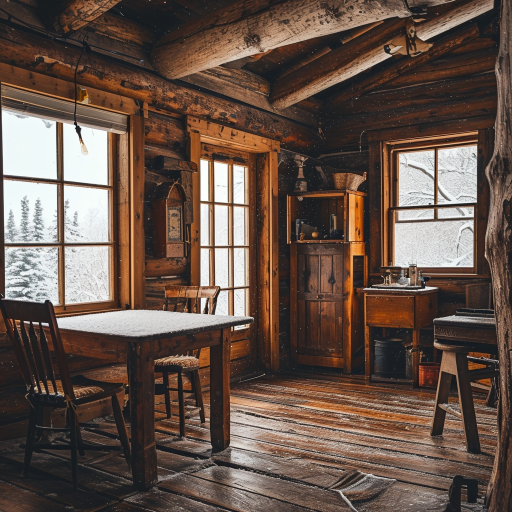
#> input picture assets/stool.png, 1024 x 1024 px (shown at 1/2 size)
$ python generate.py
#> lines starting #> are read from the running program, lines starting #| are printed output that depends on the picture; after the words box and inside, x2 and y2 are one past the last pixel; in counts of white or black regions, pixels touching at a corner belong together
import cv2
import numpy as np

# 打开原图和mask图
original_image_path = 'stool.png'
mask_image_path = 'stool_mask.png'

# 使用cv2读取图像
original_image = cv2.imread(original_image_path)
#> original_image is the input picture: shape (1024, 1024, 3); mean B, G, R 73.5, 83.4, 101.9
mask_image = cv2.imread(mask_image_path, cv2.IMREAD_GRAYSCALE)
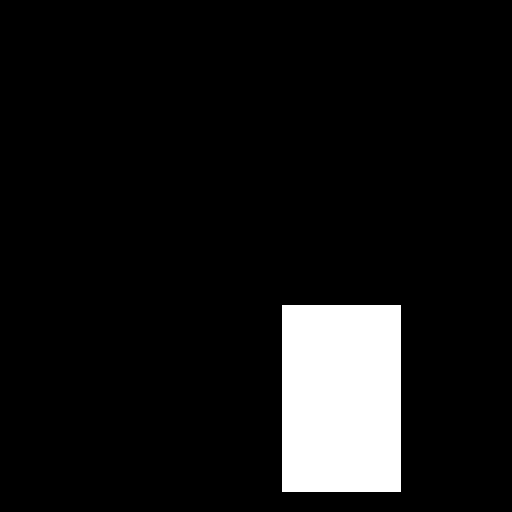
#> input picture assets/stool_mask.png, 1024 x 1024 px (shown at 1/2 size)
#> mask_image: shape (1024, 1024); 8.5% white; 1 white region, box (x1, y1, x2, y2) and area: (564, 610, 802, 984) 89012

# # 调整mask图的大小
# mask_image = cv2.resize(mask_image, (512, 512), interpolation=cv2.INTER_LINEAR)

# # 调整原图的大小
# original_image = cv2.resize(original_image, (512, 512), interpolation=cv2.INTER_LINEAR)

# 创建一个全白图像
white_image = np.ones_like(original_image) * 255

# 生成masked image
masked_image = np.where(mask_image[:, :, None] >= 127, white_image, original_image)
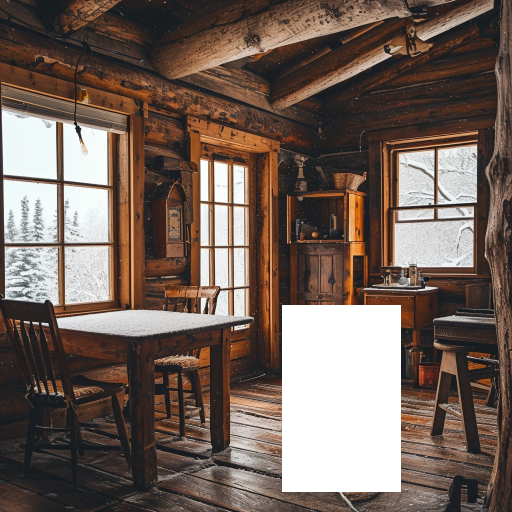
#> masked_image: shape (1024, 1024, 3) (shown at 1/2 size); mean B, G, R 89.8, 98.5, 114.7

# 保存结果图像
cv2.imwrite(mask_image_path.replace("mask.png","masked_image.png"), masked_image)
